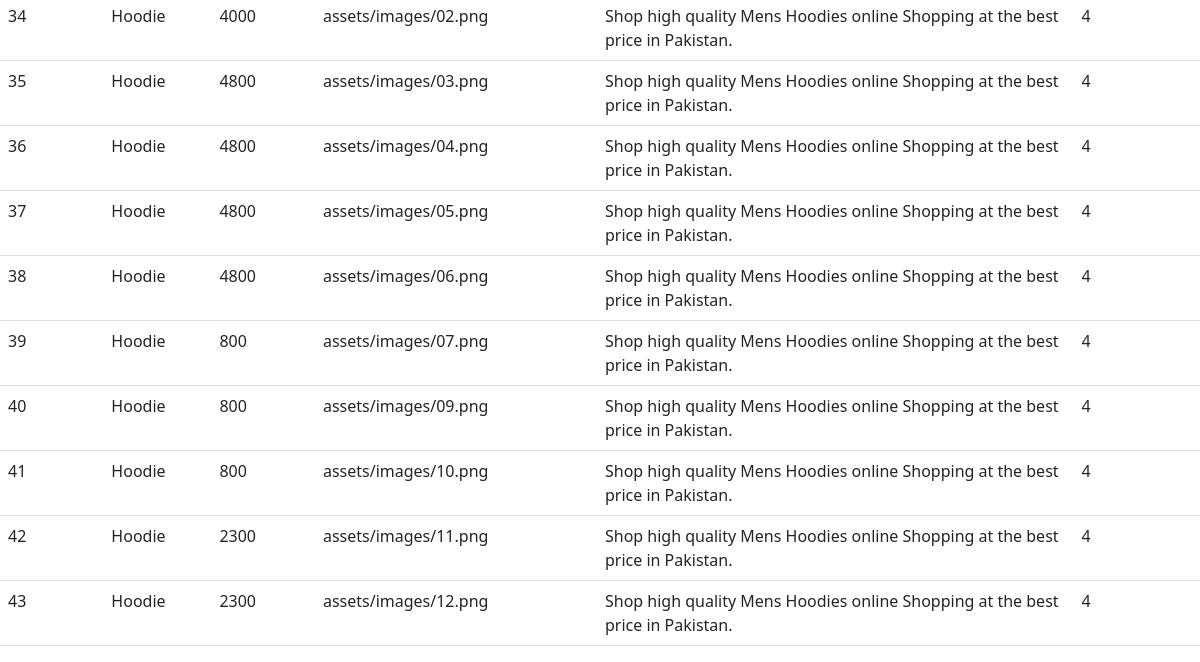
Before: /admin/product.php (lower part) with the older database file.
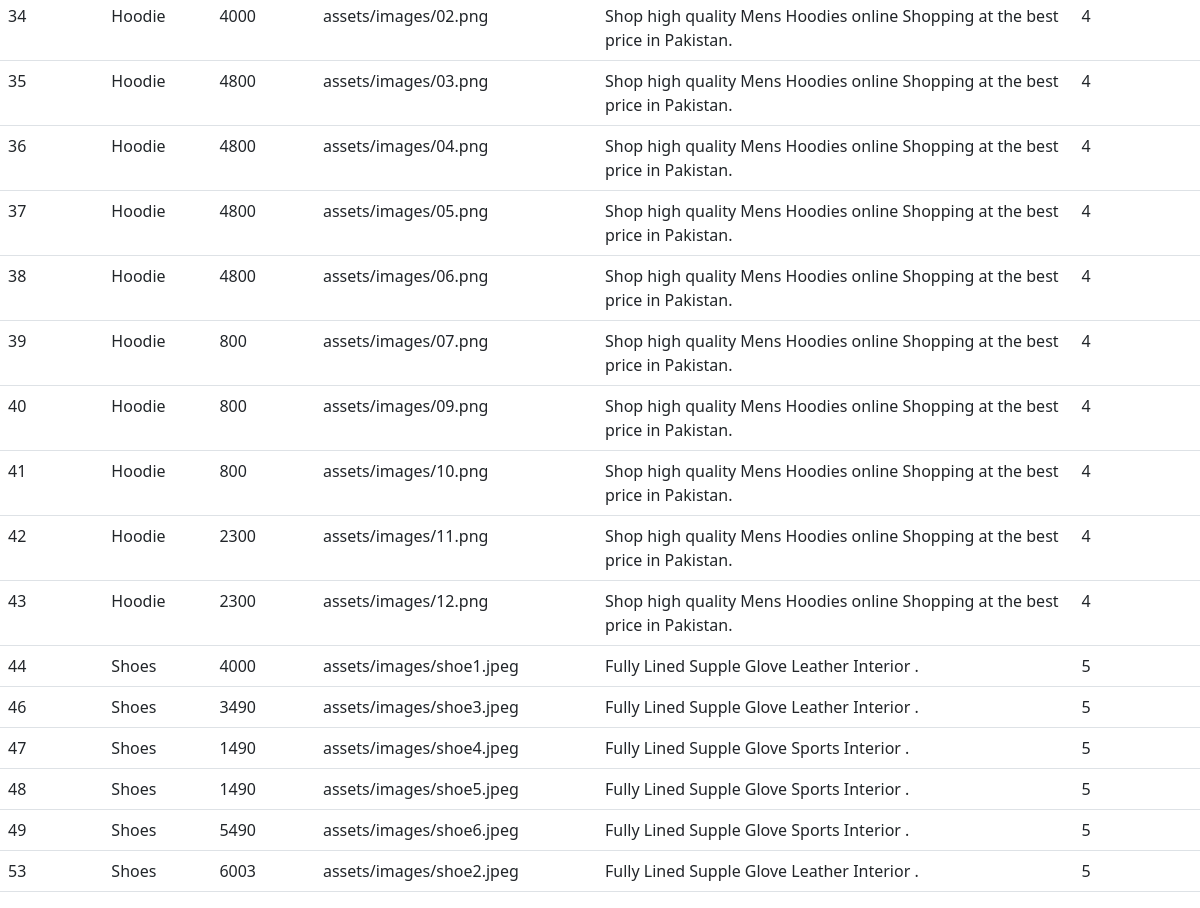
After: the same page with the newer database file.
### tables this page shows
CREATE TABLE `products` (
  `prod_id` int(11) NOT NULL,
  `prodname` varchar(100) NOT NULL,
  `prodprice` int(11) NOT NULL,
  `prodimage` varchar(255) NOT NULL,
  `Prod_Desc` varchar(255) NOT NULL,
  `Prod_Category` int(11) DEFAULT NULL
);

### admin/product.php (the view, shortened to what this page needs)
<?php
    include("config.php");
    $query = "SELECT * FROM products;";
    $result = mysqli_query($conn, $query);
    ?>
    <!DOCTYPE html>
    <html lang="en">
    <head>
        <link href="https://cdn.jsdelivr.net/npm/bootstrap@5.0.2/dist/css/bootstrap.min.css" rel="stylesheet">
    </head>
    <body>
        <table class="table table-border">
            <tbody>
                <?php
                while($data = mysqli_fetch_assoc($result)){
                    ?>
                    <tr>
                        <td><?php echo $data["prod_id"]?></td>
                        <td><?php echo $data["prodname"]?></td>
                        <td><?php echo $data["prodprice"]?></td>
                        <td><?php echo $data["prodimage"]?></td>
                        <td><?php echo $data ["Prod_Desc"]?></td>
                        <td><?php echo $data["Prod_Category"]?></td>
                        <?php
                }
                ?>
                </tr>
            </tbody>
        </table>
    </body>
    </html>

Changed rows visible on the page:
added products: prod_id "44", prodname "Shoes", prodprice "4000", prodimage "assets/images/shoe1.jpeg", Prod_Desc "Fully Lined Supple Glove Leather Interior .", Prod_Category "5"
added products: prod_id "46", prodname "Shoes", prodprice "3490", prodimage "assets/images/shoe3.jpeg", Prod_Desc "Fully Lined Supple Glove Leather Interior .", Prod_Category "5"
added products: prod_id "47", prodname "Shoes", prodprice "1490", prodimage "assets/images/shoe4.jpeg", Prod_Desc "Fully Lined Supple Glove Sports Interior .", Prod_Category "5"
added products: prod_id "48", prodname "Shoes", prodprice "1490", prodimage "assets/images/shoe5.jpeg", Prod_Desc "Fully Lined Supple Glove Sports Interior .", Prod_Category "5"
added products: prod_id "49", prodname "Shoes", prodprice "5490", prodimage "assets/images/shoe6.jpeg", Prod_Desc "Fully Lined Supple Glove Sports Interior .", Prod_Category "5"
added products: prod_id "53", prodname "Shoes", prodprice "6003", prodimage "assets/images/shoe2.jpeg", Prod_Desc "Fully Lined Supple Glove Leather Interior .", Prod_Category "5"
